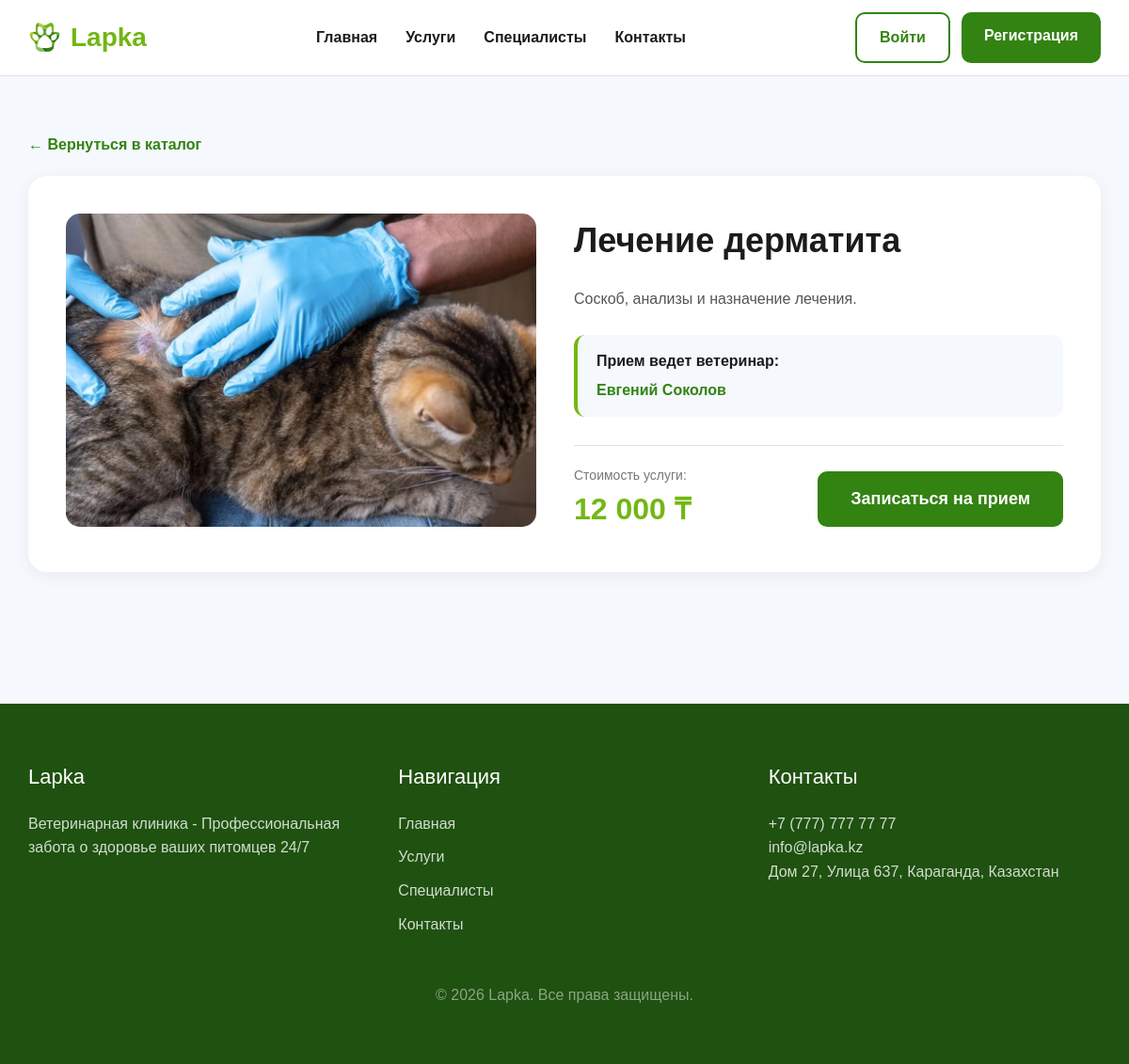
The app's page /detail.php?id=4 with its own data.
### tables this page shows
CREATE TABLE `services` (
  `id` int NOT NULL,
  `name` varchar(150) NOT NULL,
  `description` text,
  `price` int NOT NULL,
  `image` varchar(100) NOT NULL,
  `doctor_id` int DEFAULT NULL
);

CREATE TABLE `doctors` (
  `id` int NOT NULL,
  `name` varchar(100) NOT NULL,
  `specialty` varchar(100) NOT NULL
);

### detail.php (the view, shortened to what this page needs)
<?php
require_once 'config/db.php';
$id = intval($_GET['id'] ?? 0);
$stmt = $pdo->prepare("
    SELECT services.*, doctors.name AS doctor_name
    FROM services
    LEFT JOIN doctors ON services.doctor_id = doctors.id
    WHERE services.id = ?
");
$stmt->execute([$id]);
$service = $stmt->fetch();
?>
<!DOCTYPE html>
<html lang="ru">
<head>
  <link rel="stylesheet" href="css/style.css">
</head>
<body>
<?php include 'includes/header.php'; ?>
<main class="container" style="padding: 60px 0;">
  <a href="catalog.php" style="color: #328312; text-decoration: none; font-weight: bold; display: inline-block; margin-bottom: 20px;">&larr; Вернуться в каталог</a>
  <div class="detail-wrapper" style="display: flex; gap: 40px; background: white; padding: 40px; border-radius: 20px; box-shadow: 0 4px 18px rgba(0,0,0,0.06);">
    <div class="detail-image" style="flex: 1; max-width: 500px;">
      <img src="<?= htmlspecialchars($service['image']) ?>" alt="<?= htmlspecialchars($service['name']) ?>" onerror="this.onerror=null; this.src='https://via.placeholder.com/500x350?text=Услуга';" style="width: 100%; height: auto; border-radius: 15px; object-fit: cover;">
    </div>
    <div class="detail-info" style="flex: 1; display: flex; flex-direction: column;">
      <h1 style="font-size: 36px; margin-bottom: 20px; color: #1b1b1b;"><?= htmlspecialchars($service['name']) ?></h1>
      <p style="font-size: 16px; color: #555; line-height: 1.7; margin-bottom: 25px;">
        <?= htmlspecialchars($service['description']) ?>
      </p>
      <div style="background: #f5f8fc; padding: 15px 20px; border-radius: 12px; margin-bottom: 25px; border-left: 4px solid #73B713;">
        <h4 style="margin-bottom: 5px; color: #1b1b1b;">Прием ведет ветеринар:</h4>
        <p style="font-weight: bold; color: #328312; font-size: 16px;">
          <?= htmlspecialchars($service['doctor_name'] ?? 'Дежурный врач клиники') ?>
        </p>
      </div>
      <div style="margin-top: auto; display: flex; align-items: center; justify-content: space-between; border-top: 1px solid #dce3ea; padding-top: 20px;">
        <div>
          <span style="font-size: 14px; color: #777; display: block;">Стоимость услуги:</span>
          <span style="color: #73B713; font-size: 32px; font-weight: bold;"><?= number_format($service['price'], 0, '.', ' ') ?> ₸</span>
        </div>
        <a href="book.php?id=<?= $service['id'] ?>" class="btn btn-primary" style="padding: 15px 35px; font-size: 18px;">Записаться на прием</a>
      </div>
    </div>
  </div>
</main>
<?php include 'includes/footer.php'; ?>
</body>
</html>

### css/style.css (style rules this page uses)
* { margin: 0; padding: 0; box-sizing: border-box; }
body { font-family: Arial, sans-serif; background: #f5f8fc; color: #1b1b1b; line-height: 1.6; }
.container { width: 1200px; max-width: 95%; margin: 0 auto; }
.btn { padding: 12px 24px; border-radius: 10px; text-decoration: none; font-weight: bold; transition: 0.2s; display: inline-block; }
.btn-primary { background: #328312; color: white; }

### records on screen
services: image (picture), name "Лечение дерматита", description "Соскоб, анализы и назначение лечения.", doctor.name "Евгений Соколов", price "12 000"
